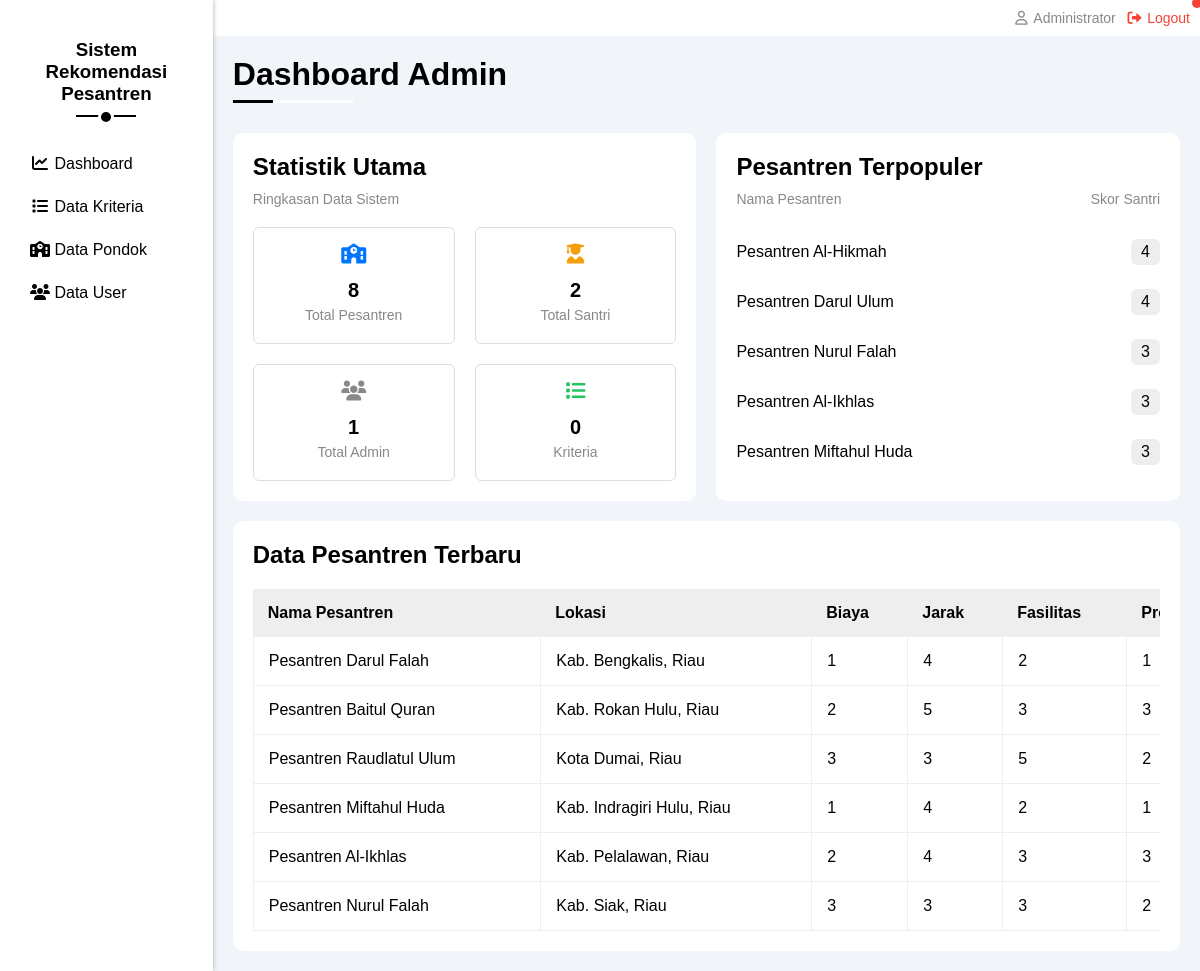
Page /admin/dashboard.php (signed in) on the committed database.
### tables this page shows
CREATE TABLE `pondok` (
  `id` int(11) NOT NULL,
  `nama_pondok` varchar(150) NOT NULL,
  `lokasi` varchar(150) NOT NULL,
  `deskripsi` text DEFAULT NULL,
  `foto` varchar(255) DEFAULT NULL,
  `nilai_biaya` tinyint(1) NOT NULL COMMENT 'C1: 1=Sangat Murah s/d 5=Sangat Mahal (Cost)',
  `nilai_jarak` tinyint(1) NOT NULL COMMENT 'C2: 1=Sangat Dekat s/d 5=Sangat Jauh (Cost)',
  `nilai_fasilitas` tinyint(1) NOT NULL COMMENT 'C3: 1=Sangat Kurang s/d 5=Sangat Lengkap (Benefit)',
  `nilai_program` tinyint(1) NOT NULL COMMENT 'C4: 1=Salaf, 2=Modern, 3=Tahfidz (Benefit)',
  `nilai_santri` tinyint(1) NOT NULL COMMENT 'C5: 1=<100, 2=100-300, 3=300-500, 4=500-700, 5=>700 (Benefit)'
);

### admin/dashboard.php (the view, shortened to what this page needs)
<?php
$host = 'localhost';
$dbname = 'rekom_pesantren';
$username = 'root';
$password = '';
try {
    $pdo = new PDO("mysql:host=$host;dbname=$dbname;charset=utf8mb4", $username, $password);
    $pdo->setAttribute(PDO::ATTR_ERRMODE, PDO::ERRMODE_EXCEPTION);
} catch(PDOException $e) {
    die("Koneksi gagal: " . $e->getMessage());
}
$stmt = $pdo->query("SELECT COUNT(*) as total FROM pondok");
$total_pondok = $stmt->fetch()['total'];
$stmt = $pdo->query("SELECT COUNT(*) as total FROM users WHERE role='santri' AND status='aktif'");
$total_santri = $stmt->fetch()['total'];
$stmt = $pdo->query("SELECT COUNT(*) as total FROM users WHERE role='admin' AND status='aktif'");
$total_admin = $stmt->fetch()['total'];
$stmt = $pdo->query("
    SELECT nama_pondok, lokasi, nilai_santri
    FROM pondok
    ORDER BY nilai_santri DESC
    LIMIT 5
");
$top_pondok = $stmt->fetchAll();
?>
<!DOCTYPE html>
<html lang="en">
<head>
    <link rel="stylesheet" href="../css/framework.css">
    <link rel="stylesheet" href="../css/master.css">
    <link rel="stylesheet" href="../css/all.min.css">
</head>
<body>
    <div class="page d-flex">
        <?php include '../layout/sidebar.php'; ?>
        <div class="content w-full">
           <div class="header d-flex justify-between bg-white p-10 align-center">
                <div class="user d-flex justify-center align-center g-10">
                    <span class="c-grey fs-14">
                        <i class="fa-regular fa-user fa-fw"></i>
                        <?= htmlspecialchars($_SESSION['nama'] ?? '') ?>
                    </span>
                    <a href="../logout.php" class="c-red fs-14">
                        <i class="fa-solid fa-right-from-bracket fa-fw"></i> Logout
                    </a>
                </div>
            </div>
            <h1 class="p-relative">Dashboard Admin</h1>
            <div class="sections g-20 d-grid">
                <div class="tickets bg-white p-20 rad-10">
                    <h2 class="m-0">Statistik Utama
                        <span class="c-grey d-block fs-14 mt-5 fw-300 mt-10 mb-20">Ringkasan Data Sistem</span>
                    </h2>
                    <div class="ticket-boxes d-flex g-20 f-w align-center">
                        <div class="box flex-center rad-6 p-20">
                            <i class="fa-solid fa-school c-blue fa-lg mb-5 mt-5"></i>
                            <p class="fw-bold mb-5 fs-20"><?php echo $total_pondok; ?></p>
                            <span class="c-grey fs-14">Total Pesantren</span>
                        </div>
                        <div class="box flex-center rad-6 p-20">
                            <i class="fa-solid fa-user-graduate c-orange fa-lg mb-5 mt-5"></i>
                            <p class="fw-bold mb-5 fs-20"><?php echo $total_santri; ?></p>
                            <span class="c-grey fs-14">Total Santri</span>
                        </div>
                        <div class="box flex-center rad-6 p-20">
                            <i class="fa-solid fa-users c-grey fa-lg mb-5 mt-5"></i>
                            <p class="fw-bold mb-5 fs-20"><?php echo $total_admin; ?></p>
                            <span class="c-grey fs-14">Total Admin</span>
                        </div>
                        <div class="box flex-center rad-6 p-20">
                            <i class="fa-solid fa-list c-green fa-lg mb-5 mt-5"></i>
                            <p class="fw-bold mb-5 fs-20"><?php echo count($kriteria ?? []); ?></p>
                            <span class="c-grey fs-14">Kriteria</span>
                        </div>
                    </div>
                </div>
                <div class="items bg-white p-20 rad-10">
                    <h2 class="m-0 mb-10">Pesantren Terpopuler</h2>
                    <span class="flex-between mb-20">
                        <span class="c-grey fs-14">Nama Pesantren</span>
                        <span class="c-grey fs-14">Skor Santri</span>
                    </span>
                    <?php foreach($top_pondok as $pondok): ?>
                    <div class="item flex-between">
                        <p><?php echo htmlspecialchars($pondok['nama_pondok']); ?></p>
                        <span class="bg-eee btn-shape"><?php echo $pondok['nilai_santri']; ?></span>
                    </div>
                    <?php endforeach; ?>
                </div>
            </div>
            <div class="projects bg-white rad-10 p-20">
                <h2 class="m-0 mb-20">Data Pesantren Terbaru</h2>
                <div class="table-holder">
                    <table class="w-full">
                        <thead>
                            <tr>
                                <th>Nama Pesantren</th>
                                <th>Lokasi</th>
                                <th>Biaya</th>
                                <th>Jarak</th>
                                <th>Fasilitas</th>
                                <th>Program</th>
                            </tr>
                        </thead>
                        <tbody>
                            <?php
                            $stmt = $pdo->query("SELECT * FROM pondok ORDER BY id DESC LIMIT 6");
                            while($row = $stmt->fetch()):
                            ?>
                            <tr>
                                <td><?php echo htmlspecialchars($row['nama_pondok']); ?></td>
                                <td><?php echo htmlspecialchars($row['lokasi']); ?></td>
                                <td><?php echo $row['nilai_biaya']; ?></td>
                                <td><?php echo $row['nilai_jarak']; ?></td>
                                <td><?php echo $row['nilai_fasilitas']; ?></td>
                                <td><?php echo $row['nilai_program']; ?></td>
                            </tr>
                            <?php endwhile; ?>
                        </tbody>
                    </table>
                </div>
            </div>
        </div>
    </div>
</body>
</html>

### css/framework.css (style rules this page uses)
.d-flex { display: flex; }
.d-grid { display: grid; }
.d-block { display: block; }
.align-center { align-items: center; }
.justify-center { justify-content: center; }
.justify-between { justify-content: space-between; }
.f-w { flex-wrap: wrap; }
.g-10 { gap: 10px; }
.g-20 { gap: 20px; }
.w-full { width: 100%; }
.p-relative { position: relative; }
.p-10 { padding: 10px; }
.p-20 { padding: 20px; }
.m-0 { margin: 0; }
.mt-5 { margin-top: 5px; }
.mt-10 { margin-top: 10px; }
.mb-5 { margin-bottom: 5px; }
.mb-10 { margin-bottom: 10px; }
.mb-20 { margin-bottom: 20px; }
.bg-eee { background-color: #eee; }
.bg-white { background-color: #fff; }
.c-grey { color: #888; }
.c-blue { color: #0075ff; }
.c-orange { color: #f59e0b; }
.c-green { color: #22c55e; }
.c-red { color: #f44336; }
.fs-14 { font-size: 14px; }
.fs-20 { font-size: 20px; }
.fw-bold { font-weight: bold; }
.fw-300 { font-weight: 300; }
.rad-6 { border-radius: 6px; }
.rad-10 { border-radius: 10px; }
.btn-shape { padding: 4px 10px; border-radius: 6px; }
.flex-center { display: flex; align-items: center; justify-content: center; }
.flex-between { display: flex; align-items: center; justify-content: space-between; }

### css/master.css (style rules this page uses)
:root { --blue-color: #0075ff; --blue-alt-color: #0d69d5; --orange-color: #f59e0b; --green-color: #22c55e; --red-color: #f44336; --grey-color: #888; }
* { box-sizing: border-box; }
body { margin: 0; font-family: Arial, Helvetica, sans-serif; }
a { text-decoration: none; }
.page { background-color: #f1f5f9; min-height: 100vh; }
.header { width: 100%; }
.header .user span { cursor: pointer; }
.header .user span::before { content: ''; width: 10px; height: 10px; border-radius: 50%; background-color: var(--red-color); right: -2px; top: -2px; position: absolute; }
.content { overflow: hidden; }
.content h1 { margin: 20px 20px 40px; }
.content h1::before, .content h1::after { content: ''; height: 3px; position: absolute; bottom: -10px; left: 0; }
.content h1::before { width: 120px; background-color: #fff; }
.content h1::after { width: 40px; background-color: #000; }
.sections { grid-template-columns: repeat(auto-fill, minmax(450px, 1fr)); margin-left: 20px; margin-right: 20px; margin-bottom: 20px; }
.tickets .box { border: 1px #ddd solid; width: calc((100% / 2) - 10px); flex-wrap: wrap; flex-direction: column; }
.projects .table-holder { overflow-x: auto; }
.projects { margin-left: 20px; margin-right: 20px; margin-bottom: 20px; }
.projects table { border-spacing: 0px; min-width: 1000px; }
.projects table thead { background-color: #eee; }
.projects table thead th { padding: 15px; text-align: left; }
.projects table td { border-bottom: 1px solid #eee; border-left: 1px solid #eee; padding: 15px; transition: .3s; }
.projects table td:last-child { border-right: solid 1px #eee; }

### rows in the picture
pondok: nama_pondok "Pesantren Al-Hikmah", nilai_santri "4"
pondok: nama_pondok "Pesantren Darul Ulum", nilai_santri "4"
pondok: nama_pondok "Pesantren Nurul Falah", nilai_santri "3", lokasi "Kab. Siak, Riau", nilai_biaya "3", nilai_jarak "3", nilai_fasilitas "3", nilai_program "2"
pondok: nama_pondok "Pesantren Al-Ikhlas", nilai_santri "3", lokasi "Kab. Pelalawan, Riau", nilai_biaya "2", nilai_jarak "4", nilai_fasilitas "3", nilai_program "3"
pondok: nama_pondok "Pesantren Miftahul Huda", nilai_santri "3", lokasi "Kab. Indragiri Hulu, Riau", nilai_biaya "1", nilai_jarak "4", nilai_fasilitas "2", nilai_program "1"
pondok: nama_pondok "Pesantren Darul Falah", lokasi "Kab. Bengkalis, Riau", nilai_biaya "1", nilai_jarak "4", nilai_fasilitas "2", nilai_program "1"
pondok: nama_pondok "Pesantren Baitul Quran", lokasi "Kab. Rokan Hulu, Riau", nilai_biaya "2", nilai_jarak "5", nilai_fasilitas "3", nilai_program "3"
pondok: nama_pondok "Pesantren Raudlatul Ulum", lokasi "Kota Dumai, Riau", nilai_biaya "3", nilai_jarak "3", nilai_fasilitas "5", nilai_program "2"

### other values in the picture
$_SESSION['nama'] "Administrator"
$total_pondok "8"
$total_santri "2"
$total_admin "1"
count($kriteria ?? []) "0"
